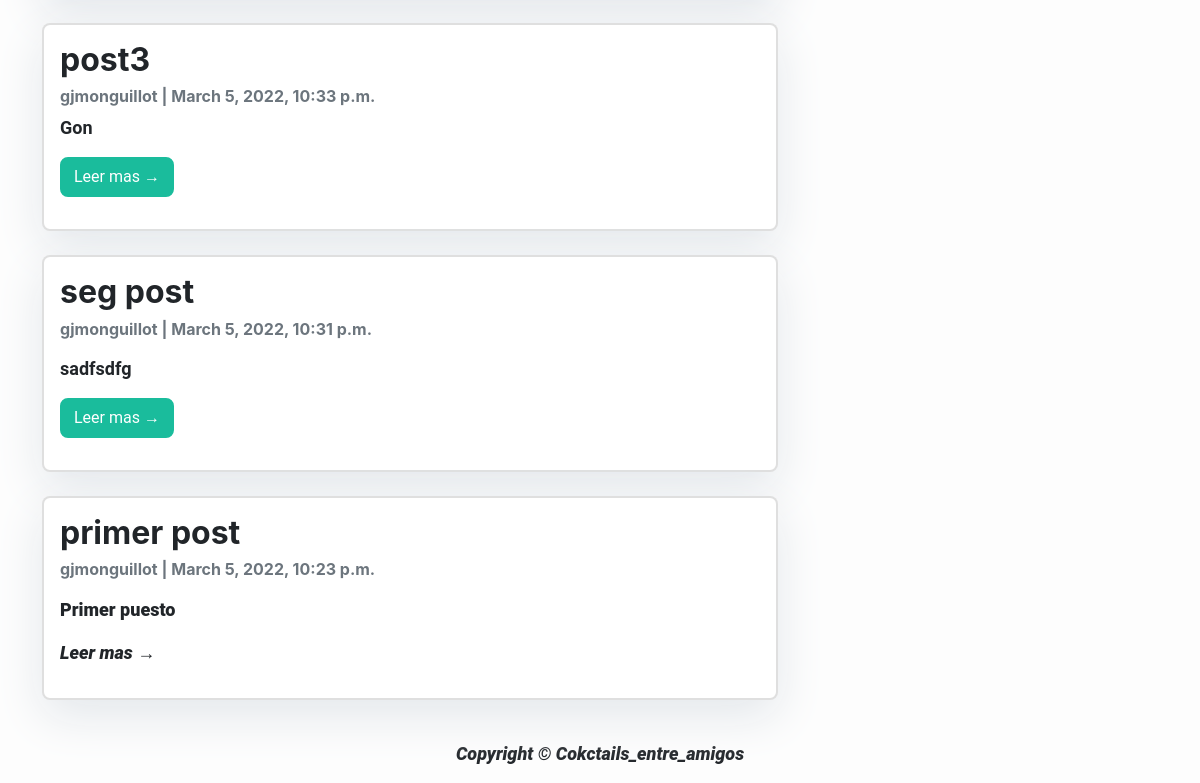
The page /blog/post/list (lower part) on the database as committed earlier.
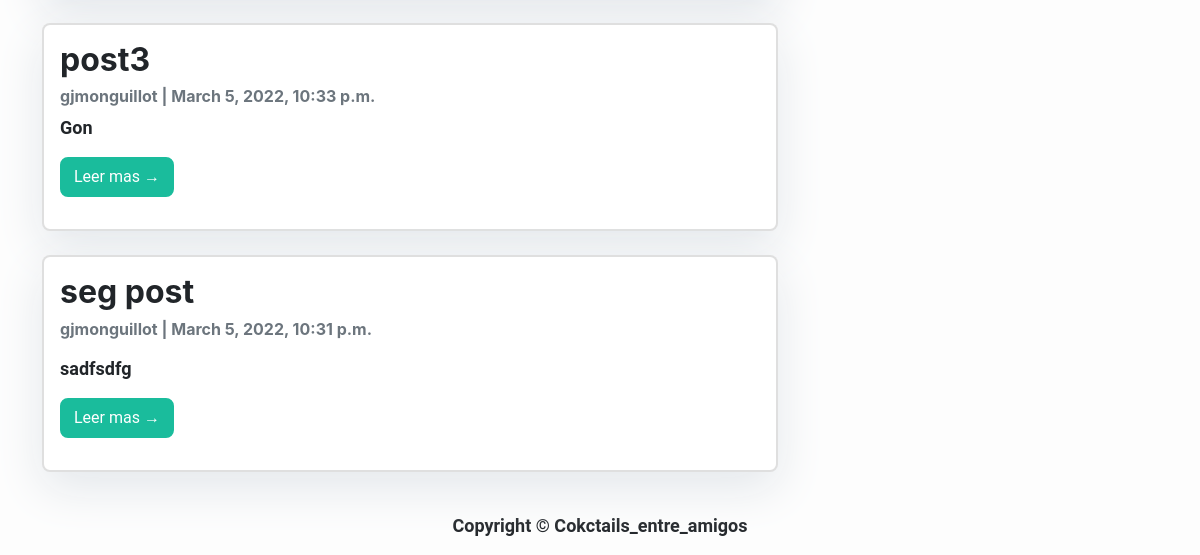
The same page on the database as committed later.
### blog/models.py (models this page shows, shortened)
class Post(models.Model):
    titulo = models.CharField(max_length=200, unique=True)
    slug = models.SlugField(max_length=200, unique=True)
    autor = models.ForeignKey(User, on_delete= models.CASCADE,related_name='blog_posts')
    modificado_el = models.DateTimeField(auto_now= True)
    contenido = RichTextUploadingField()
    creado_el = models.DateTimeField(auto_now_add=True)
    status = models.IntegerField(choices=STATUS, default=0)
    class Meta:
        ordering = ['-creado_el']

### blog/views.py (the view)
# urls.py: path('post/list', PostList.as_view(), name='post_list'),
class PostList(ListView):
    model = Post
    template_name = 'blog/post_list.html'
    queryset = Post.objects.filter(status=1).order_by('-creado_el')

### templates/blog/post_list.html (shortened to what this page needs)
{% extends "blog/base_post.html" %}
{% block contenido %}
        <div class="container">
            <div class="row align-left">
                <div class="col-md-8 mt-3 left">
                    {% for post in post_list %}
                    <div class="card mb-4">
                        <div class="card-body">
                            <h2 class="card-title">{{ post.titulo }}</h2>
                            <p class="card-text text-muted h6">{{ post.autor }} | {{ post.creado_el}} </p>
                            <p class="card-text">{{post.contenido|slice:":200"|safe}}</p>
                            <p><a class="btn btn-primary" href="{% url 'post_detail' post.slug %}">Leer mas &rarr;</a></p>
                        </div>
                    </div>
                    {% endfor %}
                </div>
            </div>
        </div>
{%endblock%}

Rows that differ between the two databases and show on the page:
removed Post: titulo "primer post", autor "gjmonguillot", creado_el "March 5, 2022, 10:23 p.m.", contenido "Primer puesto"
